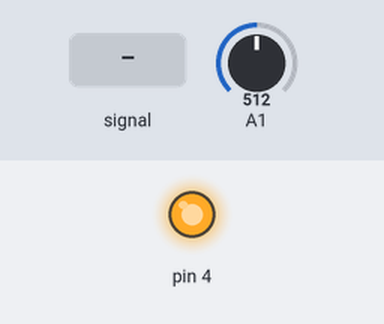
Recording of a sketch running on a simulated Arduino Uno, built with avr-gcc and run on an emulated ATmega328P. Parts: output pins drawn as LEDs (lit = HIGH). Dashed ring = blinking. The test bench sets the inputs (shaded band); at power-on: A1 = 512.

Above: at 1.2 s.
1.3 s: A1 fed a 200 Hz sine of ±255 counts around its level
At 1.45 s:
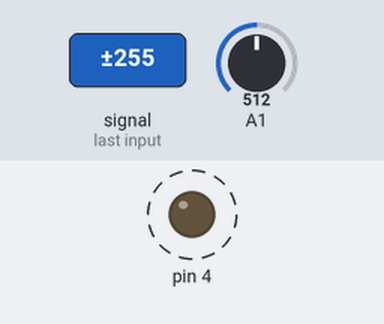
4.3 s: A1 set to 390
At 5.5 s:
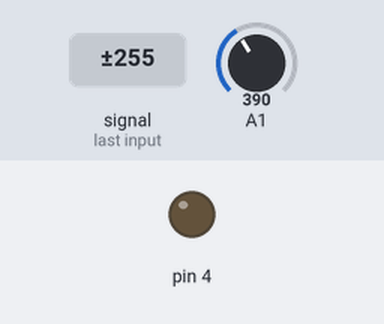
5.8 s: A1 set to 419
At 7.0 s:
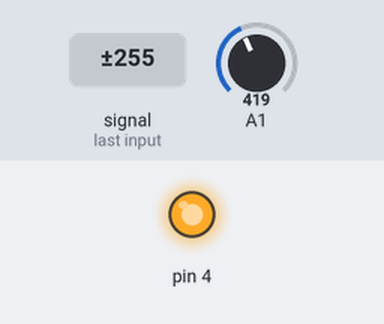
7.3 s: A1 set to 306
At 8.3 s:
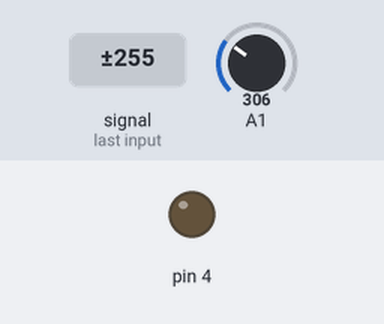
Timing chart, 0 to 9.8 s (numbered marks = the images above; inputs shaded):
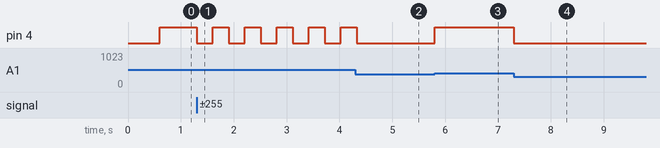

Measured:
- the behaviour switches between 400 and 401 on A1 (found by bisection; images 2 and 3)
- after the input at 1.3 s, pin 4: alternates HIGH for 0.30 s and LOW for 0.30 s, starting at once
- after the input at 4.3 s, pin 4: goes on until 4.3 s, then stays LOW
- after the input at 5.8 s, pin 4: LOW → HIGH at once
- after the input at 7.3 s, pin 4: HIGH → LOW at once

The sketch:

analogical_brick.ino
```cpp
// Code generated by ArduinoML
// Structural concepts
void setup() {
	pinMode(4, OUTPUT);
	pinMode(1, INPUT);
}

//Behavioral concepts
long time=0; long debounce = 300;

void state_off() {
	analogWrite(4, 0);
	boolean guard = millis() - time > debounce;
	if ((analogRead(1) > 200) && guard ) {
		time = millis();
		state_on();
	}
	else { state_off(); }
}

void state_on() {
	analogWrite(4, 100);
	boolean guard = millis() - time > debounce;
	if ((analogRead(1) > 400) && guard ) {
		time = millis();
		state_on2();
	}
	if ((analogRead(1) < 200) && guard ) {
		time = millis();
		state_off();
	}
	else { state_on(); }
}

void state_on2() {
	analogWrite(4, 255);
	boolean guard = millis() - time > debounce;
	if ((analogRead(1) < 400) && guard ) {
		time = millis();
		state_on();
	}
	else { state_on2(); }
}

void loop() {state_off();} // Entering init state
```
